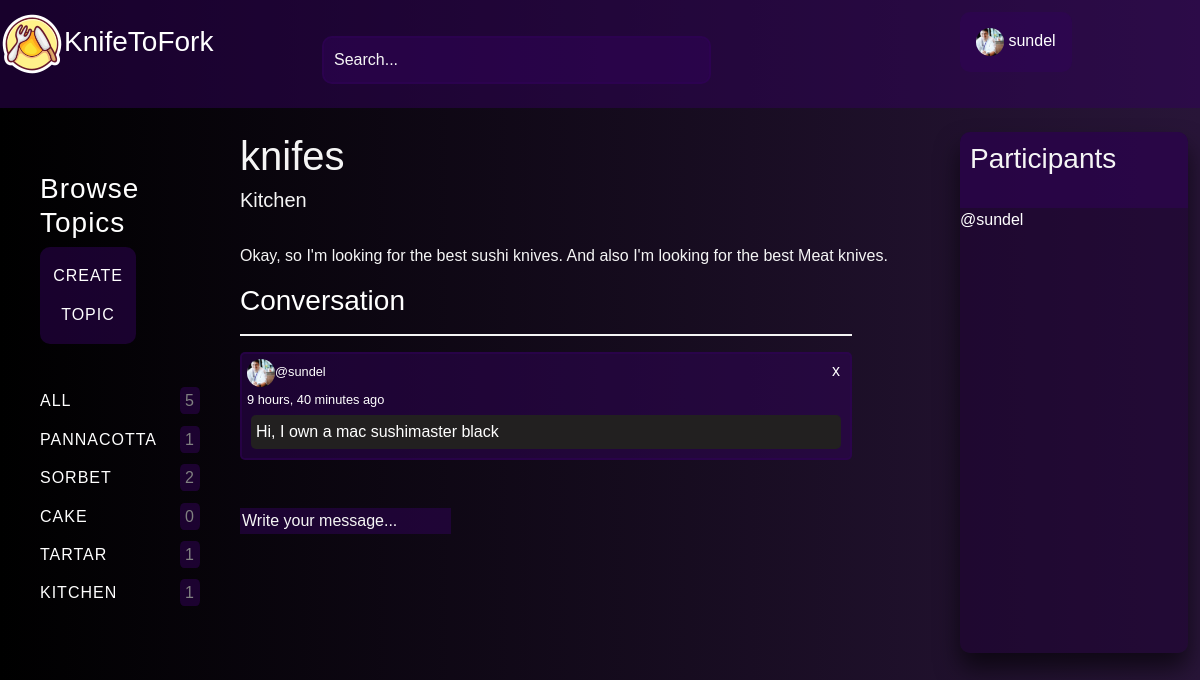
/room/8/ (signed in), run on an earlier commit of the app's database.
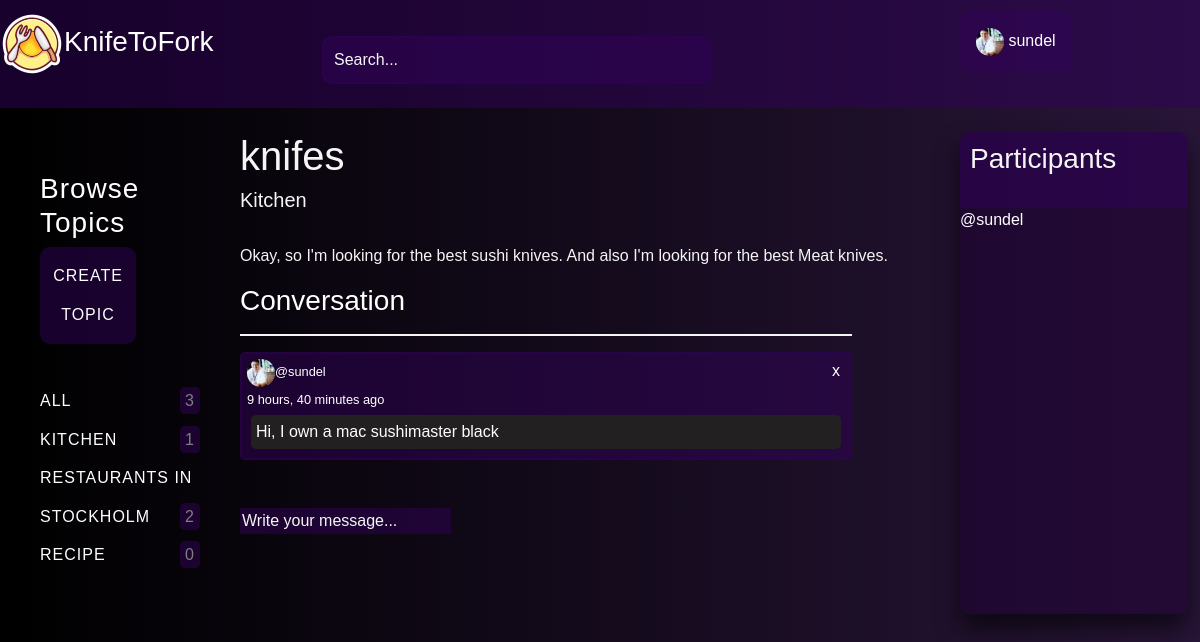
And on a later commit of the database.
### base/models.py (models this page shows, shortened)
class Topic(models.Model):
    name = models.CharField(max_length=200)

class Message(models.Model):
    user = models.ForeignKey(User, on_delete=models.CASCADE)
    room = models.ForeignKey(Room, on_delete=models.CASCADE)
    body = models.TextField()
    updated = models.DateTimeField(auto_now=True)
    created = models.DateTimeField(auto_now_add=True)
    class Meta:
        ordering = ['-updated', '-created']

### base/views.py (the view, shortened to what this page needs)
# urls.py: path('room/<str:pk>/', views.room, name="room"),
def room(request, pk):
    room = Room.objects.get(id=pk)
    room_messages = room.message_set.all()
    topics = Topic.objects.all()
    participants = room.participants.all()
    context = {'room': room, 'room_messages': room_messages,
               'participants': participants, 'topics': topics}
    return render(request, 'base/room.html', context)

### base/templates/base/room.html (shortened to what this page needs)
{% extends "base.html" %}
{% load static %}
{% block content %}
<div class="room-container">
    <div>
        {% include 'base/topics_component.html' %}
    </div>
    <div>
        <h1 style="color: whitesmoke;">{{room.name}}</h1>
        <h5 style="color: whitesmoke;">{{ room.topic.name }}</h5>
        <br>
        <p style="color: whitesmoke;">{{room.description}}</p>
        <div class="feed-feed">
            <h3>Conversation</h3>
            <hr>
            {% for message in room_messages %}
            <div class="comment-wrapper">
                <div class="delete-btn-">
                    {% if request.user == message.user %}
                    <a class="delet-btn" href="{% url 'delete-message' message.id %}">x</a>
                    {% endif %}
                </div>
                <small><a href="{% url 'user-profile' message.user.id %}"><img class="profile-img" src="/./media/profile.jpg" alt="" style="width: 28px; height: 28px;">@{{message.user}}</a></small>
                <br>
                <small>{{message.created|timesince}} ago</small>
                <p class="comment-field">{{message.body}}</p>
            </div>
            <br>
            {% endfor %}
        </div>
        <br>
        {% if request.user.is_authenticated %}
        <div class="comment-form">
            <form method="POST" action="">
                <input class="room-message" type="text" name="body" placeholder="Write your message..." />
            </form>
        </div>
        {% endif %}
    </div>
    <div class="participants-feed">
        <div class="participants-feed-header">
            <h3>Participants</h3>
            <br>
        </div>
        {% for user in participants %}
        <div>
            <a href="{% url 'user-profile' user.id %}">@{{user.username}}</a>
        </div>
        {%endfor%}
    </div>
</div>
{% endblock %}

### templates/navbar.html (shortened to what this page needs)
{% if request.user.is_authenticated %}
<div class="nav-bar">
    <div>
        <a class="home-link" href="{% url 'home' %}">
            <h3><img style="color: white;" src="../media/logo.png" alt="">KnifeToFork</h3>
        </a>
        <br>
    </div>
    <div class="search-bar">
        <form method="GET" action="{% url 'home' %}">
            <input type="text" name="q" class="Search-bar" placeholder="Search..."  />
        </form>
    </div>
    <div class="user-hello">
        {% if request.user.is_authenticated %}
        <div class="dropdown">
            <button class="dropbtn" style="color: white;"><img class="profile-img" src="/./media/profile.jpg" alt="" style="width: 28px; height: 28px;"> {{request.user}}</button>
        </div>
        {% endif %}
    </div>
{% endif %}
</div>
<br>

### base/templates/base/topics_component.html
<div class="topic-feed">
    <h3>Browse Topics</h3>
    <div class="create-btn">
        <a href="{% url 'create-topic' %}">Create topic</a>
    </div>
    <br>
    <div>
        <a href="{% url 'home' %}">All <div class="count-div"><span>{{topics.count}}</span></div></a>
    </div>
    {% for topic in topics %}
    <div>
        <a href="{% url 'home' %}?q={{topic.name}}">{{topic.name}} <div class="count-div"><span>{{topic.room_set.all.count}}</span></div></a>
    </div>
    {% endfor %}
</div>

What changed in the data, as far as the page shows it:
removed Topic: name "PANNACOTTA", room_set.all.count "1"
removed Topic: name "SORBET", room_set.all.count "2"
removed Topic: name "CAKE", room_set.all.count "0"
removed Topic: name "TARTAR", room_set.all.count "1"
added Topic: name "RESTAURANTS IN STOCKHOLM", room_set.all.count "2"
added Topic: name "RECIPE", room_set.all.count "0"
Also different on the page:
{{ topics.count }}: "5" → "3"
